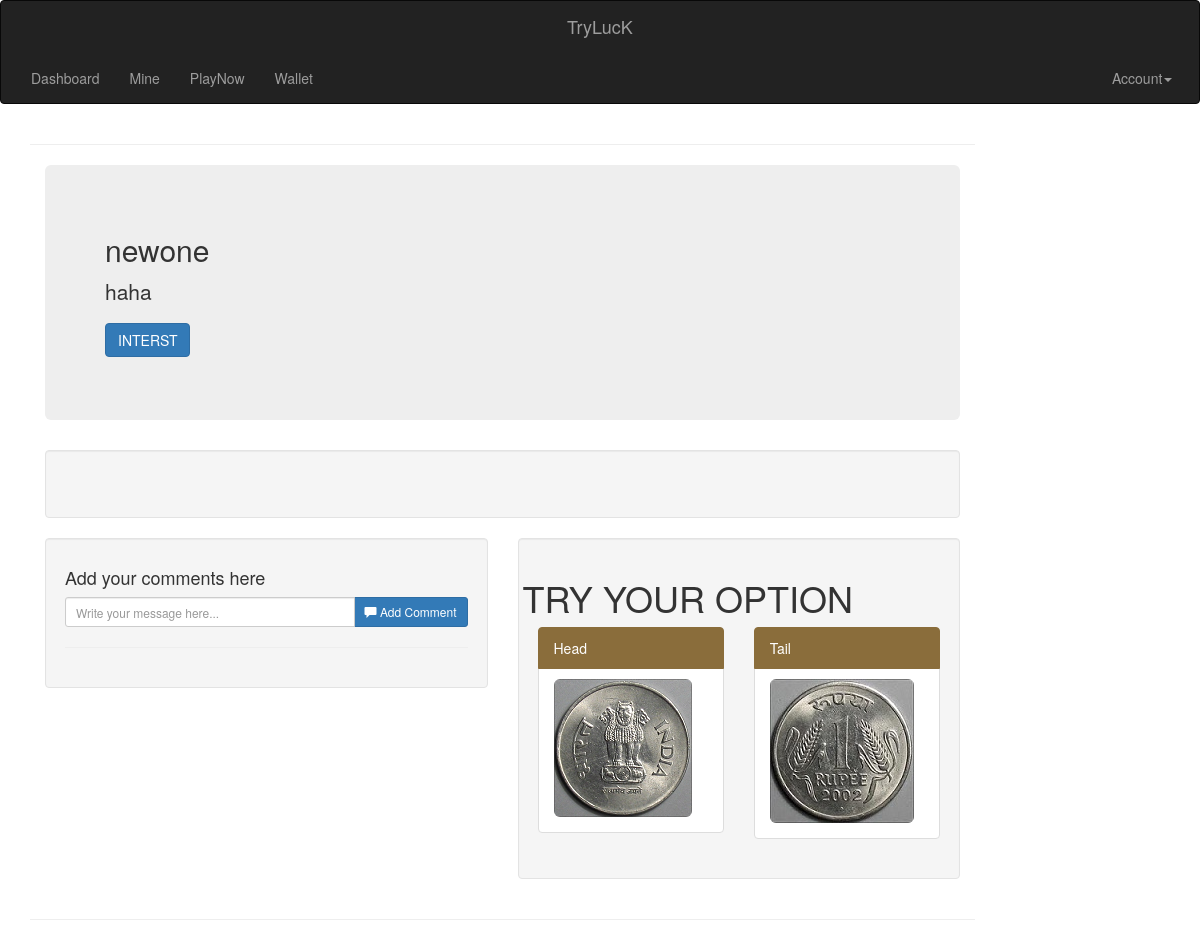
The page /lucks/view/3/ (signed in) on the database as committed earlier.
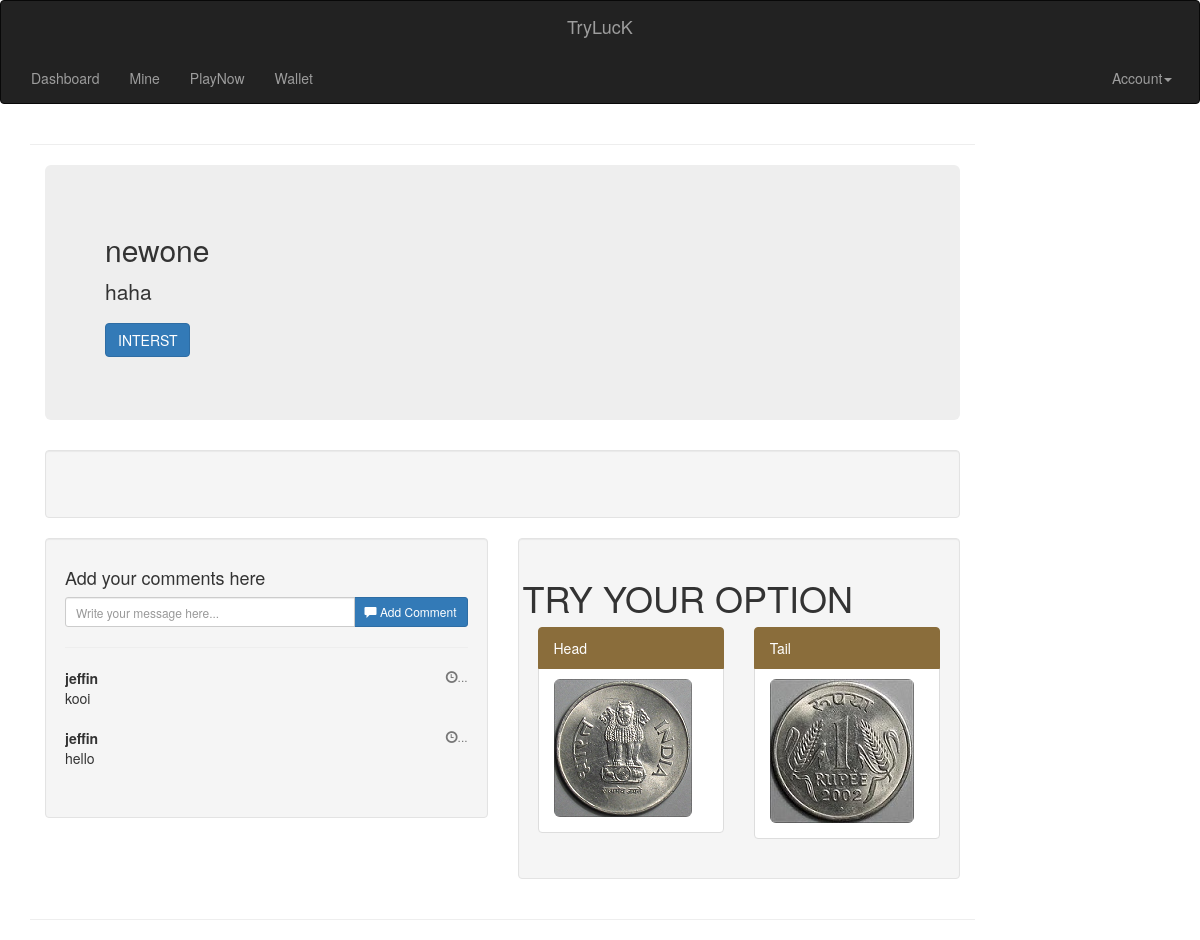
The same page on the database as committed later.
### lucks/models.py (models this page shows, shortened)
class Comment(models.Model):
    id = models.AutoField(primary_key=True)
    comment = models.CharField(max_length=5000)
    user = models.ForeignKey(User)
    status=models.CharField(max_length=50,default='active')
    luck = models.ForeignKey(Luck)
    created_at = models.DateTimeField(auto_now_add=True)
    updated_at = models.DateTimeField(auto_now=True)

### lucks/views.py (the view)
# urls.py: url(r'view/(?P<l_id>[0-9]+)/$', views.lucks_view),
@login_required(login_url='/login/')
def lucks_view(request,l_id):
    l = models.Luck.objects.get(pk=l_id)
    comments = models.Comment.objects.filter(luck=l).order_by('-id')[:5]
    h_count = models.Like.objects.filter(luck=l,user=request.user,option='head').count()
    t_count = models.Like.objects.filter(luck=l,user=request.user,option='tail').count()
    d = int((l.duration.replace(tzinfo=None) - datetime.datetime.now()).total_seconds())
    print d
    if d > 0:
        count_down = d
    else:
        count_down = 0
    return render(request, "lucks/view.html", {'luck':l,'comments':comments,'h_count':h_count,'t_count':t_count,'countdown':count_down})

### templates/lucks/view.html (shortened to what this page needs)
{% extends "dashboard/base.html" %}
{% block content %}
{% load static %}
<link rel="stylesheet" href="https://cdnjs.cloudflare.com/ajax/libs/flipclock/0.7.8/flipclock.css">
<div class="container-fluid">
	<div class="row">
		<div class="col-md-12">
			<div class="jumbotron">
				<div class="row">
					<div class="col-md-6">
				<h2>
					{{luck.name}}
				</h2>
				<p>
					{{luck.content}}
				</p>
				<p>
					<button type="button"   class="btn btn-primary btn-large" data-toggle="modal" data-target="#myModal">INTERST</button>
				</p>
			</div>
		</div>
	</div>
	<div class="well">
		<div class="row">
			<div class="col-md-12">
			</div>
		</div>
		</div>
		</div>
	</div>
	<div class="row">
		<div class="col-md-12">
			<div class="row">
				<div class="col-md-6">
					<div class="well">
        <h4>Add your comments here</h4>
    <div class="input-group">
        <input type="text" id="comment-text" class="form-control input-sm chat-input" placeholder="Write your message here..." name="comment" required/>
	    <span class="input-group-btn">
            <button onclick="addcomment()" id = "addbutton" class="btn btn-primary btn-sm"><span class="glyphicon glyphicon-comment"></span> Add Comment</button>
        </span>
    </div>
    <hr data-brackets-id="comments">
    <ul data-brackets-id="comments" id="comments" class="list-unstyled ui-sortable">
			{% for c in comments %}
        <strong class="pull-left primary-font">{{c.user}}</strong>
        <small class="pull-right text-muted">
           <span class="glyphicon glyphicon-time"></span>...</small>
        <li class="ui-state-default">{{c.comment}}</li>
				{% endfor %}
    </ul>
    </div>
				</div>
				<div class="col-md-6">
					<div class="well">
					<div class="row">
						<h1>TRY YOUR OPTION</h1>
						<div class="col-md-6">
							<div class="list-group">
								<a href="/lucks/like/{{luck.id}}/?v=head" onclick="return confirm('Are you sure?');" class="list-group-item list-group-item-action active justify-content-between list-group-item-warning">Head </a>
								<div class="list-group-item">
									<h4 class="list-group-item-heading">
										<img src="{% static "img/INR_1_One_Rupee_Coin_Head.jpg" %}" class="img-rounded" alt="Cinque Terre">
									</h4>
								</div>
							</div>
						</div>
            <div class="col-md-6">
							<div class="list-group">
								<a href="/lucks/like/{{luck.id}}/?v=tail" onclick="return confirm('Are you sure?');" class="list-group-item list-group-item-action active justify-content-between list-group-item-warning">Tail </a>
								<div class="list-group-item">
									<h4 class="list-group-item-heading">
										<img src="{% static "img/INR_1_One_Rupee_Coin_Tail.jpg" %}" class="img-rounded" alt="Cinque Terre">
									</h4>
								</div>
							</div>
						</div>
					</div>
				</div>
			</div>
			</div>
		</div>
	</div>
</div>
{% endblock %}

Rows that differ between the two databases and show on the page:
added Comment: user "jeffin", comment "kooi"
added Comment: user "jeffin", comment "hello"
